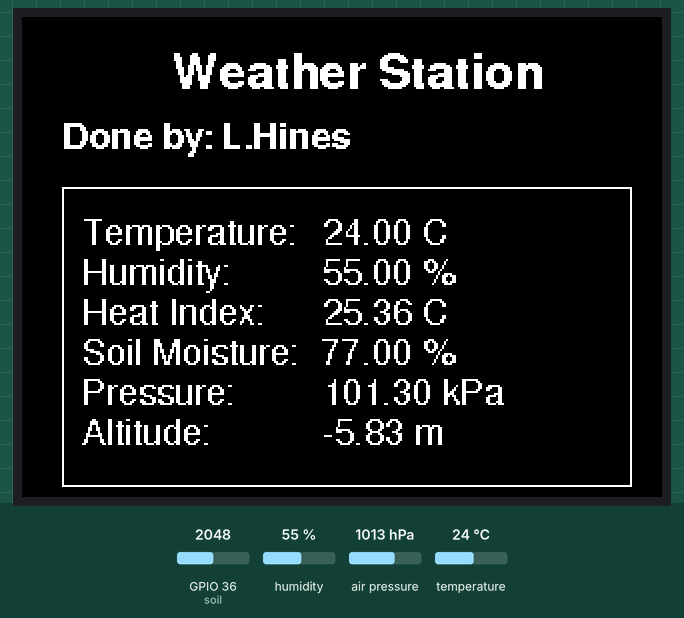
The sketch below on a simulated ESP32. Parts: 320×240 colour display. The test bench sets the inputs (shaded band); at power-on: humidity 55 %, air pressure 1013 hPa, GPIO 36 (soil) = 2048, temperature 24 °C. WiFi joins after 1.5 s; servers stay silent unless stated; the local clock reads 2024-03-15 10:24:30 at power-on unless the sketch sets it; random numbers use the default seed unless the sketch sets one; no MQTT or app messages arrive unless stated; what the sketch prints to the serial monitor is not drawn.

Above: at 3.4 s.
3.5 s: humidity set to 22 %
At 5.0 s:
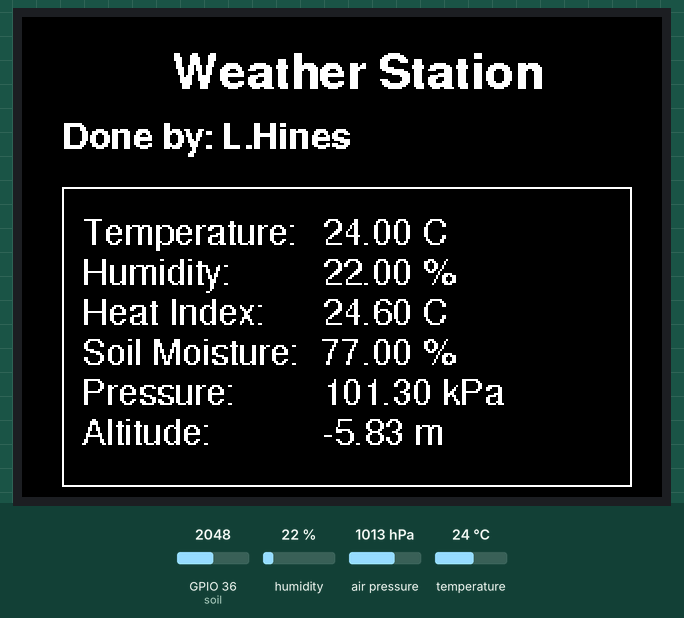
5.8 s: air pressure set to 952 hPa
At 6.6 s:
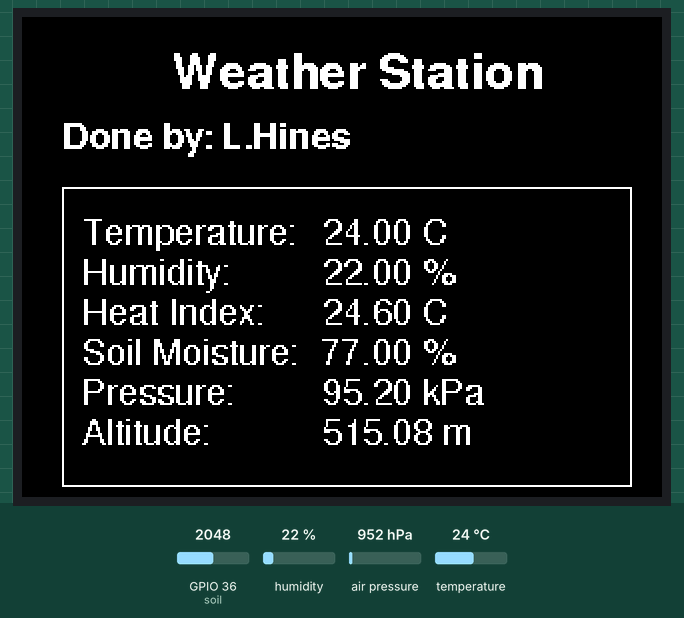
7.8 s: GPIO 36 (soil) set to 2866
At 9.4 s:
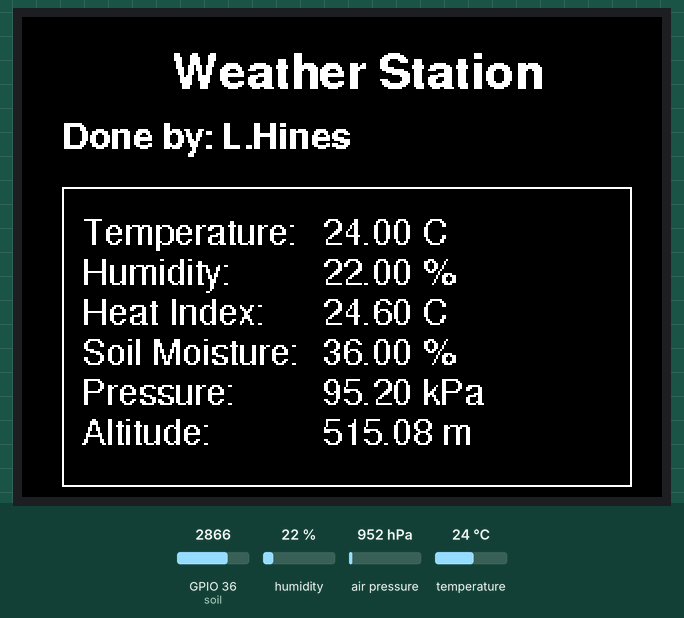
9.8 s: temperature set to 12 °C
At 11.0 s:
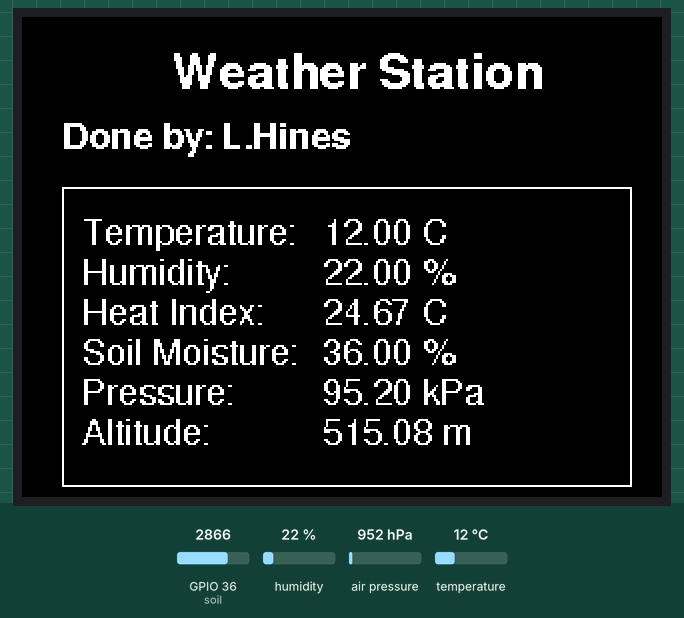
11.9 s: air pressure set to 975 hPa
At 13.7 s:
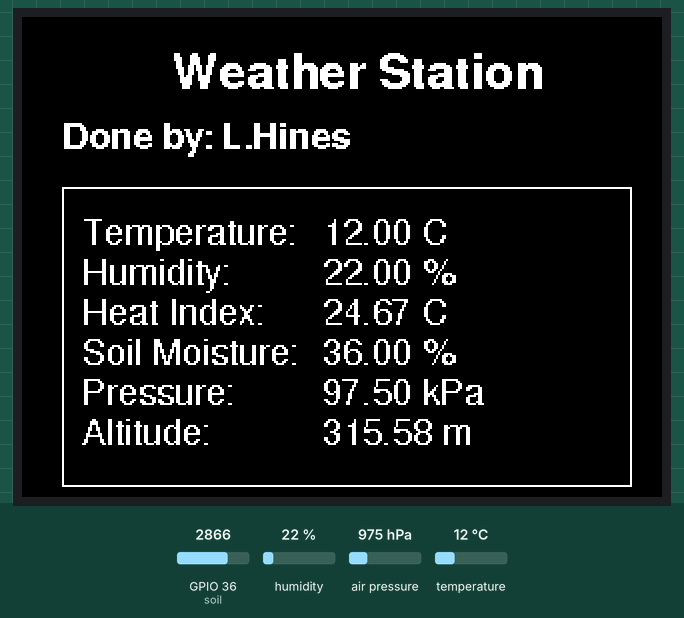
Timing chart, 0 to 15.2 s (numbered marks = the images above; inputs shaded):
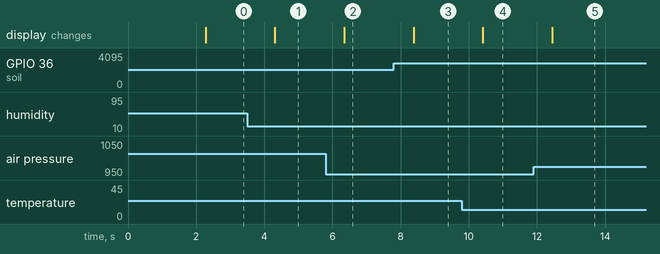

Measured:
- after the input at 3.5 s, the display: changes after 0.81 s (image 1)
- after the input at 5.8 s, the display: changes after 0.55 s (image 2)
- after the input at 7.8 s, the display: changes after 0.58 s (image 3)
- after the input at 9.8 s, the display: changes after 0.61 s (image 4)
- after the input at 11.9 s, the display: changes after 0.55 s (image 5)

The sketch:

hardware.ino
```cpp
//##################################################################################################################
//##                                      ELET2415 DATA ACQUISITION SYSTEM CODE                                   ##
//##                                                                                                              ##
//##################################################################################################################

// LIBRARY IMPORTS
#include <rom/rtc.h>
#include <math.h>  // https://www.tutorialspoint.com/c_standard_library/math_h.htm
#include <ctype.h>

// IMPORTS
#include <DHT.h>
#include "Adafruit_GFX.h"
#include "Adafruit_ILI9341.h"
#include <Adafruit_BMP280.h>

#ifndef _WIFI_H
#include <WiFi.h>
#endif

#ifndef STDLIB_H
#include <stdlib.h>
#endif

#ifndef STDIO_H
#include <stdio.h>
#endif

#ifndef ARDUINO_H
#include <Arduino.h>
#endif

#ifndef ARDUINOJSON_H
#include <ArduinoJson.h>
#endif

// DEFINE VARIABLES
#define ARDUINOJSON_USE_DOUBLE      1

#define DHT_pin 15
#define DHTTYPE DHT22
#define soil 36
#define TFT_DC    17
#define TFT_CS    5
#define TFT_RST   16
#define TFT_CLK   18
#define TFT_MOSI  23
#define TFT_MISO  19

#include <Fonts/FreeSansBold18pt7b.h>
#include <Fonts/FreeSansBold9pt7b.h>
#include <Fonts/FreeSansBold12pt7b.h>
#include <Fonts/FreeSans9pt7b.h>


// MQTT CLIENT CONFIG
static const char* pubtopic      = "620155784";                    // Add your ID number here
static const char* subtopic[]    = {"620155784_sub","/elet2415"};  // Array of Topics(Strings) to subscribe to
static const char* mqtt_server   = "broker.hivemq.com";         // Broker IP address or Domain name as a String
static uint16_t mqtt_port        = 1883;

// WIFI CREDENTIALS
const char* ssid       = "Hello";     // Add your Wi-Fi ssid
const char* password   = "family123"; // Add your Wi-Fi password


// TASK HANDLES
TaskHandle_t xMQTT_Connect          = NULL;
TaskHandle_t xNTPHandle             = NULL;
TaskHandle_t xLOOPHandle            = NULL;
TaskHandle_t xUpdateHandle          = NULL;
TaskHandle_t xButtonCheckeHandle    = NULL;

// FUNCTION DECLARATION
void checkHEAP(const char* Name);   // RETURN REMAINING HEAP SIZE FOR A TASK
void initMQTT(void);                // CONFIG AND INITIALIZE MQTT PROTOCOL
unsigned long getTimeStamp(void);   // GET 10 DIGIT TIMESTAMP FOR CURRENT TIME
void callback(char* topic, byte* payload, unsigned int length);
void initialize(void);
bool publish(const char *topic, const char *payload); // PUBLISH MQTT MESSAGE(PAYLOAD) TO A TOPIC
void vButtonCheck( void * pvParameters );
void vUpdate( void * pvParameters );


/* Declare your functions below */
double convert_Celsius_to_fahrenheit(double c);
double convert_fahrenheit_to_Celsius(double f);
double calcHeatIndex(double Temp, double Humid);


/* Init class Instances*/
DHT dht(DHT_pin, DHTTYPE);
Adafruit_ILI9341 tft = Adafruit_ILI9341(TFT_CS, TFT_DC, TFT_MOSI, TFT_CLK, TFT_RST, TFT_MISO);
Adafruit_BMP280 bmp;


//############### IMPORT HEADER FILES ##################
#ifndef NTP_H
#include "NTP.h"
#endif

#ifndef MQTT_H
#include "mqtt.h"
#endif

// Temporary Variables
double value; //analog value from soil sensor
double soilMoisture; //soil mositure %
double hum; //humidity
double temp;
double far; //temp in fahrenheit
double heatindex;
double pressure;
double alt; //altitude
const double c1 = -42.379;
const double c2 = 2.04901523;
const double c3 = 10.14333127;
const double c4 = -0.22475541;
const double c5 = -6.83783e-03;
const double c6 = -5.481717e-02;
const double c7 = 1.22874e-03;
const double c8 = 8.5282e-04;
const double c9 = -1.99e-06;
const int dry = 3600; // value for air
const int wet = 1600; // value for water


void setup() {
  Serial.begin(115200);  // INIT SERIAL
  bmp.begin(0x76);
  dht.begin();
  tft.begin();
  tft.setRotation(3); // Rotate the display to default orientation
  tft.fillScreen(ILI9341_BLACK); // Clear the screen

   // Set up the title and background
  tft.setFont(&FreeSansBold12pt7b);
  tft.setTextColor(ILI9341_WHITE);
  tft.setCursor(75, 35);
  tft.println("Weather Station");
  tft.setFont(&FreeSansBold9pt7b);
  tft.setCursor(20, 65);
  tft.println("Done by: L.Hines");

  tft.drawRect(20, 85, 285, 150, ILI9341_WHITE); // Shifted up by 15 pixels

  // Set up the text for displaying sensor values
  tft.setFont(&FreeSans9pt7b);
  tft.setTextColor(ILI9341_WHITE);
  tft.setCursor(30, 113);
  tft.print("Temperature: ");
  tft.setCursor(30, 133);
  tft.print("Humidity: ");
  tft.setCursor(30, 153);
  tft.print("Heat Index: ");
  tft.setCursor(30, 173);
  tft.print("Soil Moisture: ");
  tft.setCursor(30, 193);
  tft.print("Pressure: ");
  tft.setCursor(30, 213);
  tft.print("Altitude: ");

  initialize();     // INIT WIFI, MQTT & NTP
  //vButtonCheckFunction(); // UNCOMMENT IF USING BUTTONS INT THIS LAB, THEN ADD LOGIC FOR INTERFACING WITH BUTTONS IN THE vButtonCheck FUNCTION
 }


void loop() {
    // put your main code here, to run repeatedly:

    vTaskDelay(1000 / portTICK_PERIOD_MS);
}


//####################################################################
//#                          UTIL FUNCTIONS                          #
//####################################################################
void vButtonCheck( void * pvParameters )  {
    configASSERT( ( ( uint32_t ) pvParameters ) == 1 );

    for( ;; ) {


        vTaskDelay(200 / portTICK_PERIOD_MS);
    }
}

void vUpdate( void * pvParameters )  {
    configASSERT( ( ( uint32_t ) pvParameters ) == 1 );

    for( ;; ) {
          // #######################################################
          // ## This function must PUBLISH to topic every second. ##
          // #######################################################

          value = analogRead(soil);
          soilMoisture = map(value,dry,wet,0,100);
          if (soilMoisture>100){
            soilMoisture= 100;
          }
          else if(soilMoisture<0){
            soilMoisture=0;
          }
          hum = dht.readHumidity();
          temp = dht.readTemperature();
          far = convert_Celsius_to_fahrenheit(temp);
          heatindex = convert_fahrenheit_to_Celsius(calcHeatIndex(far,hum));
          pressure= bmp.readPressure()/1000;
          alt= bmp.readAltitude(1012.3);

          tft.fillRect(150, 90, 151, 140, ILI9341_BLACK); // Clear the box
          tft.setCursor(150, 113);
          tft.print(temp);
          tft.println(" C");
          tft.setCursor(150, 133);
          tft.print(hum);
          tft.println(" %");
          tft.setCursor(150, 153);
          tft.print(heatindex);
          tft.println(" C");
          tft.setCursor(150, 173);
          tft.print(soilMoisture);
          tft.println(" %");
          tft.setCursor(150, 193);
          tft.print(pressure);
          tft.println(" kPa");
          tft.setCursor(150, 213);
          tft.print(alt);
          tft.println(" m");

          // ##Publish update according to ‘{"id": "student_id", "timestamp": 1702212234, "temperature": 30, "humidity":90, "heatindex": 30, "pressure":30, "altitude": 30, "soilMoisture": 30}’
          // 1. Create JSon object
          StaticJsonDocument<1000> doc; // Create JSon object

          // 2. Create message buffer/array to store serialized JSON object
          char message[900]  = {0};

          // 3. Add key:value pairs to JSon object based on above schema
          doc["id"]         = "620155784"; // Change to your student ID number
          doc["timestamp"]  = getTimeStamp();
          doc["temperature"]= temp;
          doc["humidity"]= hum;
          doc["heatindex"]= heatindex;
          doc["pressure"]= pressure;
          doc["altitude"]= alt;
          doc["soilMoisture"]= soilMoisture;

          // 4. Seralize / Covert JSon object to JSon string and store in message array
          serializeJson(doc, message);

          // 5. Publish message to a topic sobscribed to by both backend and frontend
          publish(pubtopic, message);

          vTaskDelay(2000 / portTICK_PERIOD_MS);
          }


  }


unsigned long getTimeStamp(void) {
          // RETURNS 10 DIGIT TIMESTAMP REPRESENTING CURRENT TIME
          time_t now;
          time(&now); // Retrieve time[Timestamp] from system and save to &now variable
          return now;
}


void callback(char* topic, byte* payload, unsigned int length) {
  // ############## MQTT CALLBACK  ######################################
  // RUNS WHENEVER A MESSAGE IS RECEIVED ON A TOPIC SUBSCRIBED TO

  Serial.printf("\nMessage received : ( topic: %s ) \n",topic );
  char *received = new char[length + 1] {0};

  for (int i = 0; i < length; i++) {
    received[i] = (char)payload[i];
  }

  // PRINT RECEIVED MESSAGE
  Serial.printf("Payload : %s \n",received);


  // CONVERT MESSAGE TO JSON
  StaticJsonDocument<1000> doc;
  DeserializationError error = deserializeJson(doc, received);

  if (error) {
    Serial.print("deserializeJson() failed: ");
    Serial.println(error.c_str());
    return;
  }


  // PROCESS MESSAGE
  const char* type = doc["type"];

}

bool publish(const char *topic, const char *payload){
     bool res = false;
     try{
        res = mqtt.publish(topic,payload);
        // Serial.printf("\nres : %d\n",res);
        if(!res){
          res = false;
          throw false;
        }
     }
     catch(...){
      Serial.printf("\nError (%d) >> Unable to publish message\n", res);
     }
  return res;
}

//***** Complete the util functions below ******

double convert_Celsius_to_fahrenheit(double c){
    // CONVERTS INPUT FROM °C TO °F. RETURN RESULTS
    return ((c * 9 / 5) + 32);
}

double convert_fahrenheit_to_Celsius(double f){
    // CONVERTS INPUT FROM °F TO °C. RETURN RESULT
    return ((f-32) * 5/ 9);
}

double calcHeatIndex(double T, double H){
    // CALCULATE AND RETURN HEAT INDEX USING EQUATION FOUND AT https://byjus.com/heat-index-formula/#:~:text=The%20heat%20index%20formula%20is,an%20implied%20humidity%20of%2020%25

  return  c1 + (c2 * T) + (c3 * H) + (c4 * T * H) + (c5 * T * T) + (c6 * H * H) + (c7 * T * T * H) + (c8 * T * H * H) + (c9 * T * T * H * H);
  //return dht.computeHeatIndex(T, H, false);
}
 
```

NTP.h
```cpp
//#############################################################################################
//#                                                                                           #
//#                                      NTP HEADER FILE                                      #
//#                                                                                           #
//#############################################################################################

/*
          GOAL
1. Maintain accurate date and time regardless of internet connectivity

          TASKS
1. Get current date and time from NTP server and then adjust ESP32's system time, every minute once there is internet connectivity
2. Update system time from SPIFFS after a restart
3. Update SPIFFS from system time every minute
4. Publish timestampUpdate to PI every minute once PI is ON
5. Print date and time every minute

*/

#ifndef _NTP_H
#define _NTP_H 1
#endif

#ifndef _WIFI_H
#include <WiFi.h>
#endif

#ifndef _TIME_H
#include "time.h"
#endif

#ifndef _SNTP_H
#include "sntp.h"
#endif


// HELP FULL WEBPAGES
// https://www.tutorialspoint.com/c_standard_library/c_function_strftime.htm
// https://pubs.opengroup.org/onlinepubs/009695399/basedefs/time.h.html
// https://pubs.opengroup.org/onlinepubs/9699919799/    Search usine keyword "time" in searchbox
// https://www.epochconverter.com/programming/c
// https://www.timeanddate.com/worldclock/jamaica/kingston
// https://pubs.opengroup.org/onlinepubs/7908799/xsh/systime.h.html
// https://www.gnu.org/software/libc/manual/html_node/TZ-Variable.html
// https://forum.arduino.cc/t/esp32-settimeofday-functionality-giving-odd-results/676136

class Ntp {

  private:
          const char* ntpServer           = "north-america.pool.ntp.org";  //"pool.ntp.org";
          const char* ntpServer1          = "pool.ntp.org";
          const char* ntpServer2          = "time.nist.gov";
          const long  gmtOffset_sec       = -5*3600;
          const int   daylightOffset_sec  = 0;
          int         currenttime         = 0;
          const char* time_zone           = "EST+5EDT,M3.2.0/2,M11.1.0/2"; //"CET-1CEST,M3.5.0,M10.5.0/3";  // TimeZone rule for Europe/Rome including daylight adjustment rules (optional)


  public:
        unsigned long epochTime;
        Ntp(const char* process){
          Serial.println(process);
        }

        static void printLocalTime(){
            struct tm timeinfo;
            if(!getLocalTime(&timeinfo)){
              Serial.println("No time available (yet)");
              return;
            }
            // Serial.println(&timeinfo, "%A, %B %d %Y %H:%M:%S");
             Serial.println(&timeinfo, "%B %d, %Y    %I:%M %p");
        }

        // Callback function (get's called when time adjusts via NTP)
        static void timeavailable(struct timeval *t) {
          Serial.println("Got time adjustment from NTP!");
          printLocalTime();
        }

        unsigned long getTime(){
          // RETURNS TIMESTAMP FOR CURRENT TIME FROM NTP SERVER
              time_t now;
              struct tm timeinfo;

              // get time from ntp server first and save to system
              if (!getLocalTime(&timeinfo)) {
                Serial.println("Failed to obtain time, NTP");
                return(0);
              }
              // Serial.println(&timeinfo, "%B %d, %Y    %I:%M %p");
              // Retrieve time[Timestamp] from system and save to &now variable
              time(&now);
              return now;
        }

        unsigned long getTimeStamp(void){
            // RETURNS 10 DIGIT TIMESTAMP REPRESENTING CURRENT TIME
            time_t now;
            time(&now); // Retrieve time[Timestamp] from system and save to &now variable
            return now;
        }

        void setup(){
            // set notification call-back function
            sntp_set_time_sync_notification_cb( timeavailable );
            /**
              * NTP server address could be aquired via DHCP,
              *
              * NOTE: This call should be made BEFORE esp32 aquires IP address via DHCP,
              * otherwise SNTP option 42 would be rejected by default.
              * NOTE: configTime() function call if made AFTER DHCP-client run
              * will OVERRIDE aquired NTP server address
              */
            sntp_servermode_dhcp(1);    // (optional)
            /**
            * This will set configured ntp servers and constant TimeZone/daylightOffset
            * should be OK if your time zone does not need to adjust daylightOffset twice a year,
            * in such a case time adjustment won't be handled automagicaly.
            */
            // configTime(gmtOffset_sec, daylightOffset_sec, ntpServer1, ntpServer2);
            configTzTime(this->time_zone, ntpServer1, ntpServer2);
        }


};


// NTP TASK
void vNTP( void * pvParameters ) {
  configASSERT( ( ( uint32_t ) pvParameters ) == 1 );
  Ntp NTP = Ntp("NTP PROTOCOL INITIATED"); // Instatiate NTP Class
  NTP.setup(); // Config NTP

 for( ;; ) {
      // NTP.printLocalTime();     // it will take some time to sync time :)
      // NTP.getTime();
      // checkHEAP("NTP");
      vTaskDelay(60000 / portTICK_PERIOD_MS);  // DELAY FOR 5 SECONDS
    }
 }


// Function that creates a task.
void vNTPFunction( void ) {
    BaseType_t xReturned;

    // Create the task, storing the handle.
    xReturned = xTaskCreatePinnedToCore(
                    vNTP,               // Function that implements the task.
                    "NTP Protocol",     // Text name for the task.
                    1500,               // Stack size (Bytes in ESP32, words in Vanilla FreeRTOS)
                    ( void * ) 1,       // Parameter passed into the task.
                    12,                  // Priority at which the task is created.
                    &xNTPHandle,        // Used to pass out the created task's handle.
                    1);                 // ESP Core to run task on.

    if( xReturned == pdPASS ) {
      // The task was created.  Use the task's handle to delete the task.
      //  Serial.println("NTP PROTOCOL TASK CREATED");
    }
    else {
       Serial.println("UNABLE TO CREATE NTP PROTOCOL TASK");
    }
}
```

Source omitted: mqtt.h (10126 bytes)
